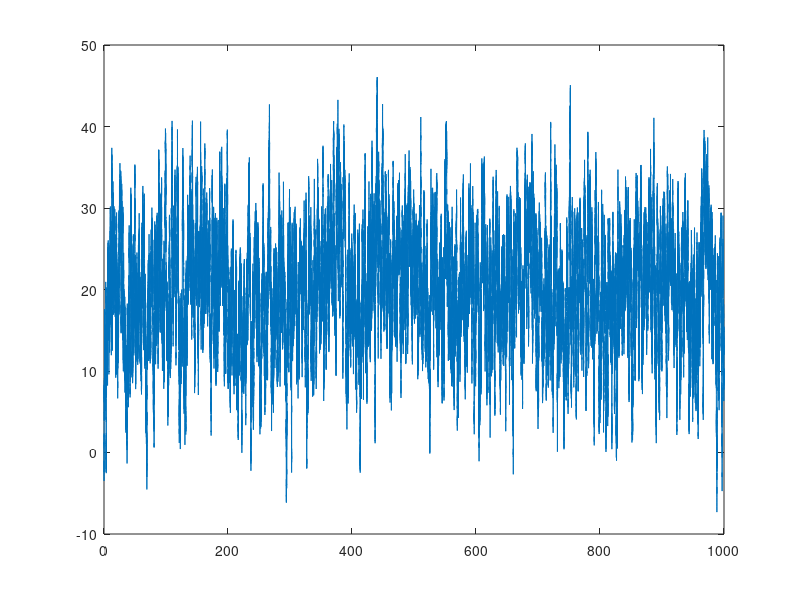

Recreate this plot in MATLAB.
tBegin=0;
tEnd=1000;
dt=.01;

t=tBegin:dt:tEnd;
N=length(t);
IC=.5;
theta=1;
mu=20;
sigma=10;

y=zeros(N,1);
y(1)=IC;
for i=2:length(y)
    y(i)=y(i-1)+dt*(theta*(mu-y(i-1)))+sigma*sqrt(dt)*randn;
end

figure(1)
clf
plot(t,y)

